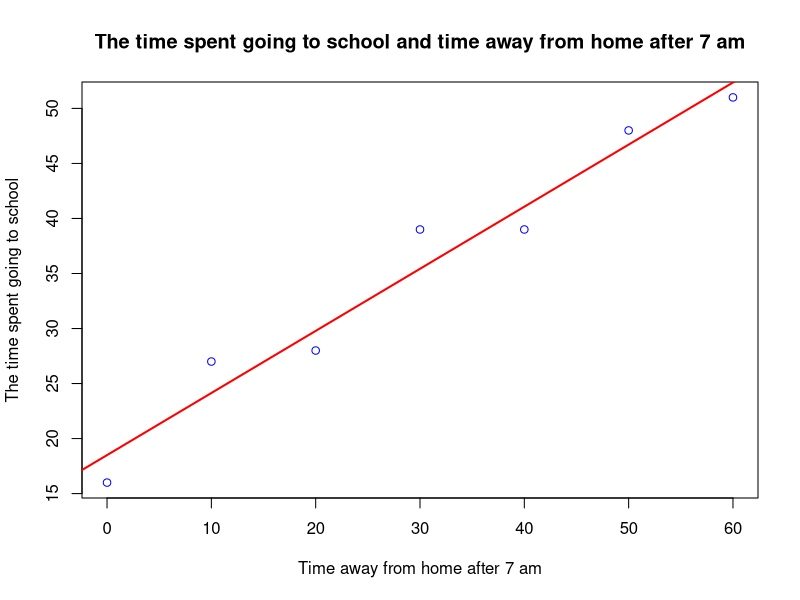

Write the R code that produced this figure.
# Input the data of Xi and Yi
x <- c(0, 10, 20, 30, 40, 50, 60)
y <- c(16, 27, 28, 39, 39, 48, 51)

# Calculate the value
avg_x <- sum(x)/ length(x)
avg_y <- sum(y)/ length(y)

Sxx <- sum((x-avg_x)^2)
Syy <- sum((y-avg_y)^2)
Sxy <- sum((x-avg_x)*(y-avg_y))

# Get the b0, b1
b1 <- Sxy / Sxx
b0 <- avg_y - b1*avg_x

# Output the result
result <- matrix(c(avg_x, avg_y ,Sxx, Syy, Sxy, b0, b1), nrow <- 1, ncol = 7, dimnames = list(c("Value"), 
          c("avg_x", "avg_y", "SSxx", "SSyy", "SSxy", "b0", "b1")))
#result[1,1] <- avg_x
#result[1,2] <- avg_y
#result[1,3] <- Sxx
#result[1,4] <- Syy
#result[1,5] <- Sxy
#result[1,6] <- b0
#result[1,7] <- b1
result

yi_h = b1*x + b0
residual = y - yi_h
residual 
# Plot the graphic, y = b0+b1*x
plot(x,y, type = "p", main = "The time spent going to school and time away from home after 7 am", col="blue", 
     xlab = "Time away from home after 7 am", ylab = "The time spent going to school")
abline(a=b0, b=b1, col="red", lwd=2)

